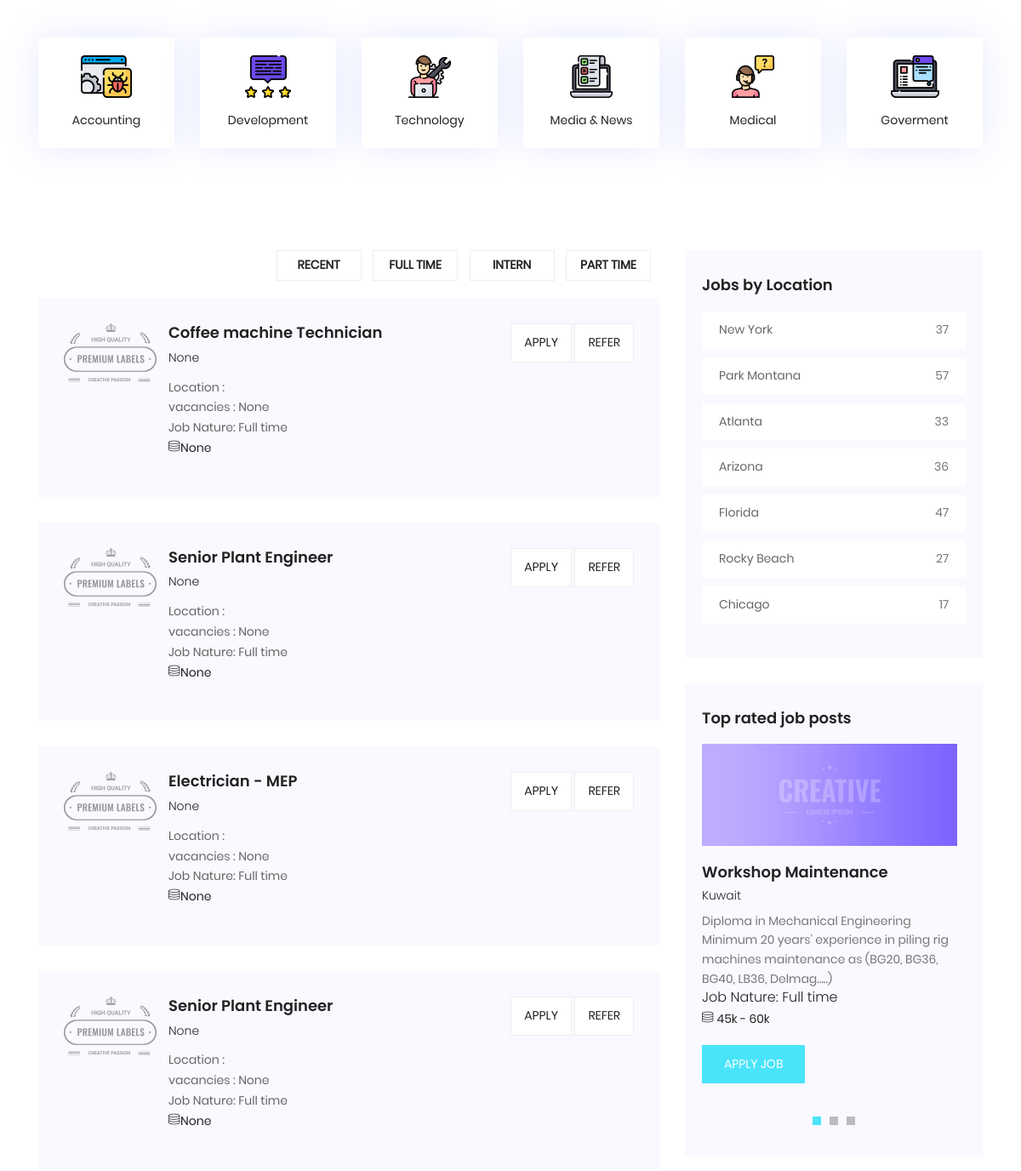
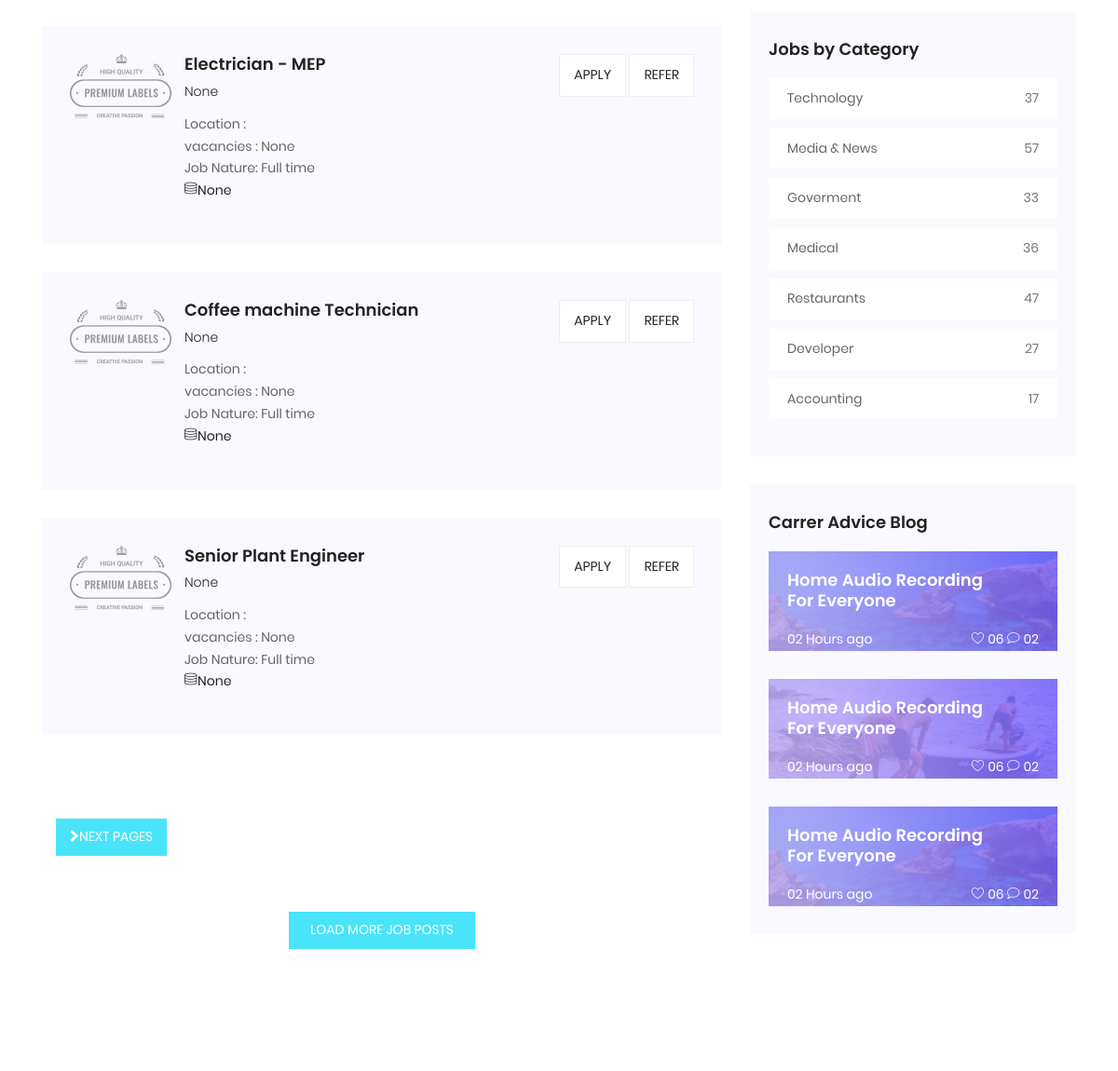
Before: / (middle part) with the older database file (2 pictures, top to bottom).
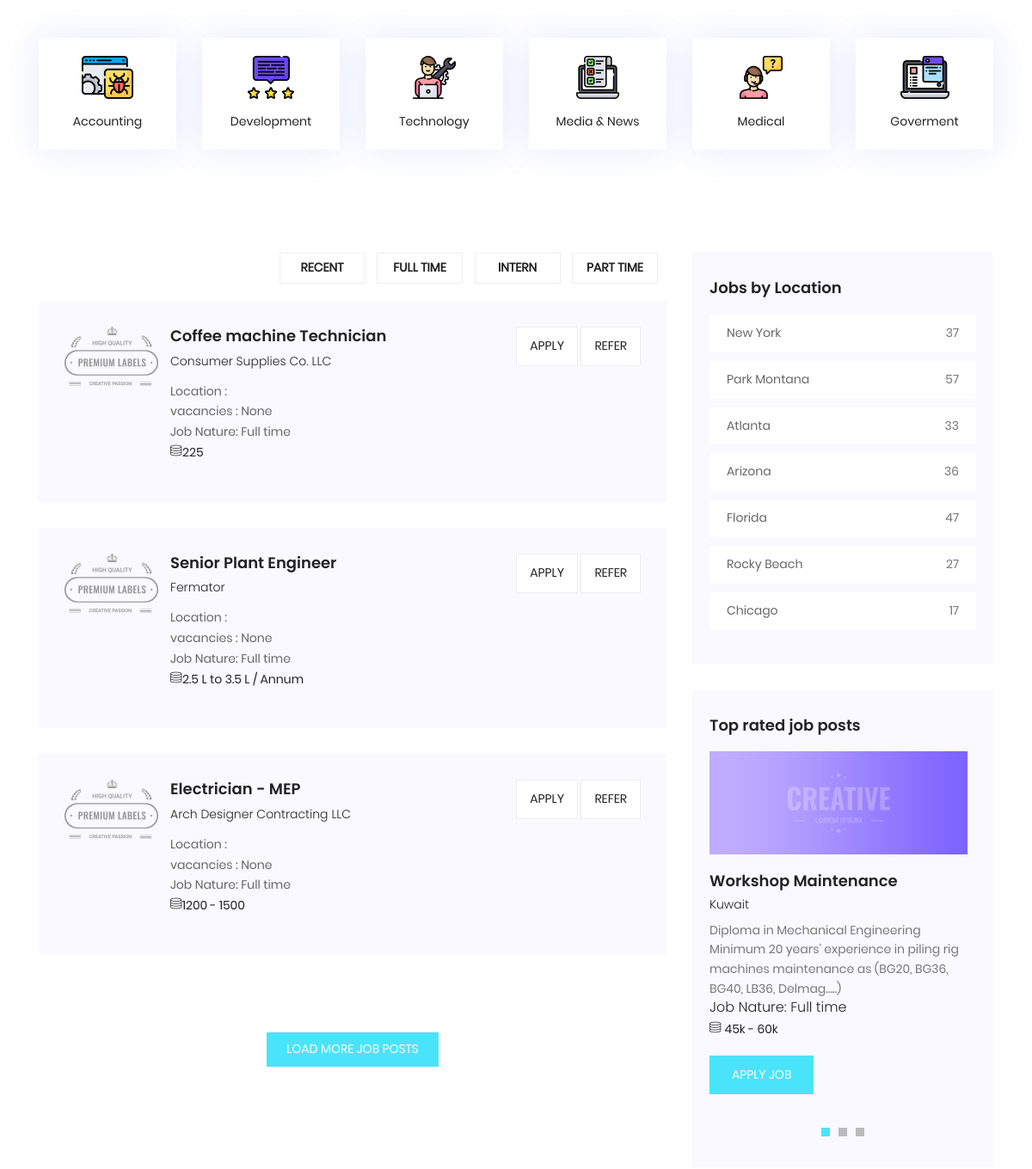
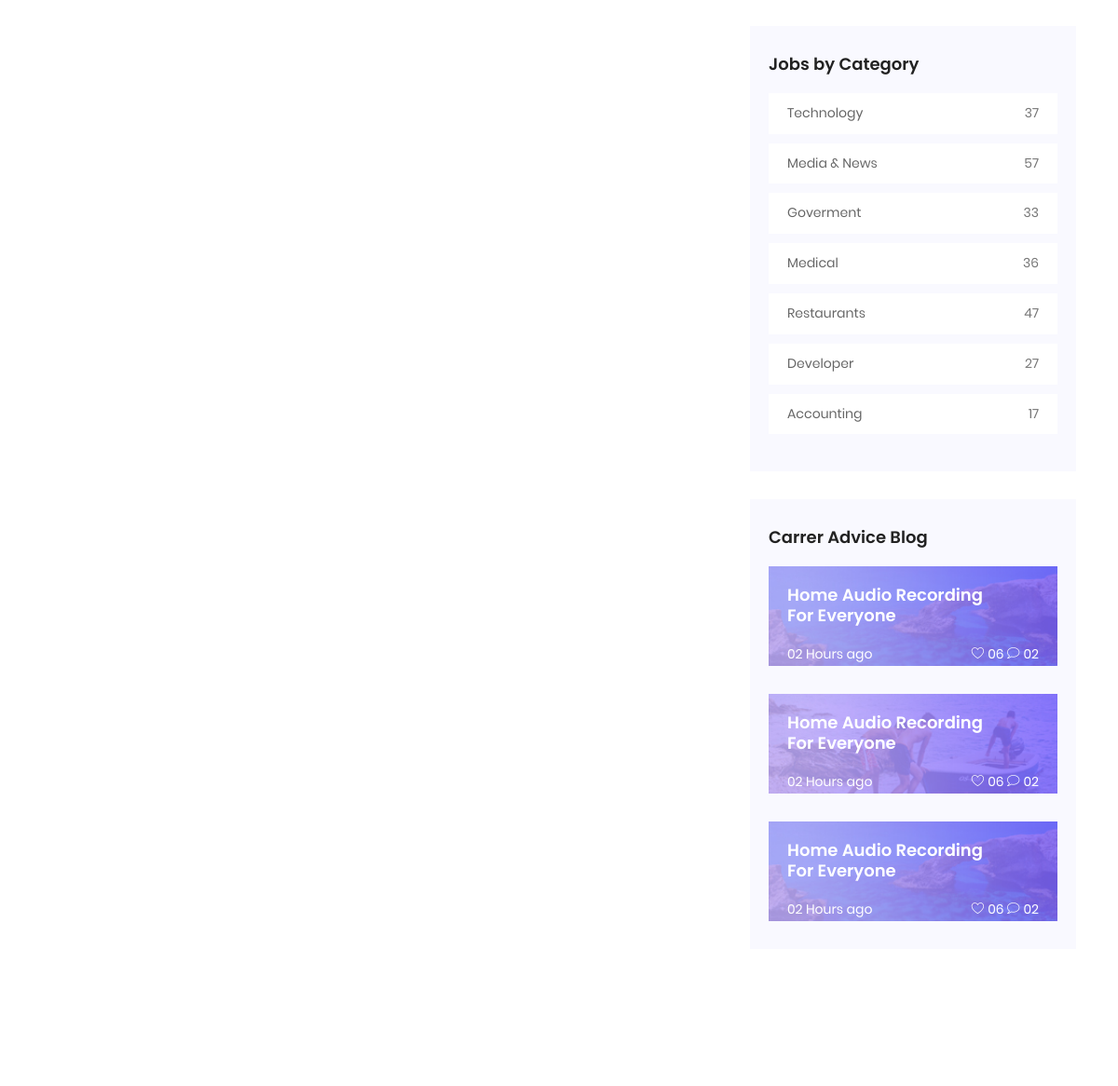
After: the same page with the newer database file (2 pictures, top to bottom).
### apps/job/models.py (models this page shows, shortened)
class Job(models.Model):
    title = models.CharField(max_length=225,blank=True,null=True)
    task_id = models.CharField(max_length=225,blank=True,null=True)
    customer = models.CharField(max_length=225,blank=True,null=True)
    territory = models.CharField(max_length=225,blank=True,null=True)
    status = models.CharField(max_length=225,blank=True,null=True)
    vacancies = models.CharField(max_length=225,blank=True,null=True)
    qualification_type = models.CharField(max_length=225,blank=True,null=True)
    specialization = models.CharField(max_length=225,blank=True,null=True)
    category = models.CharField(max_length=225,blank=True,null=True)
    min_exp = models.FloatField(blank=True,null=True)
    max_exp = models.FloatField(blank=True,null=True)
    gulf_exp = models.FloatField(blank=True,null=True)
    salary_type = models.CharField(max_length=225,blank=True,null=True)
    currency = models.FloatField(blank=True,null=True)
    from_amount = models.FloatField(blank=True,null=True)
    to_amount = models.FloatField(blank=True,null=True)
    amount = models.FloatField(blank=True,null=True)
    description = models.TextField(blank=True, null=True)
    working_hours = models.CharField(max_length=225,blank=True,null=True)
    transportation = models.CharField(max_length=225,blank=True,null=True)
    contract_period_yr = models.IntegerField(blank=True,null=True)
    contract_period_mn = models.IntegerField(blank=True,null=True)
    joining_ticket = models.CharField(max_length=225,blank=True,null=True)
    food = models.CharField(max_length=225,blank=True,null=True)
    accommodation = models.CharField(max_length=225,blank=True,null=True)
    leave = models.CharField(max_length=225,blank=True,null=True)
    visa_type = models.CharField(max_length=225,blank=True,null=True)
    nationality = models.CharField(max_length=225,blank=True,null=True)
    overtime = models.CharField(max_length=225,blank=True,null=True)
    any_other_allowance = models.CharField(max_length=225,blank=True,null=True)
    created_by = models.ForeignKey(User, related_name='jobs', on_delete=models.CASCADE)
    created_at = models.DateTimeField(auto_now_add=True)
    changed_at = models.DateTimeField(auto_now=True)

### apps/core/views.py (the view)
# urls.py: path('',frontpage,name='frontpage'),
def frontpage(request):
    jobs = Job.objects.all()
    p = Paginator(jobs, 7)
    page_no = request.GET.get('page',1)
    try:
        page = p.page(page_no)
    except EmptyPage:
        page = p.page(1)
        jobs_url = "https://myjobpro.teamproit.com/api/resource/Position?fields=[%22job_description%22,%22work_hrs%22,%22contract_period_year%22,%22food%22,%22accommodation%22,%22transportation%22,%22salary_range%22,%22about_client%22,%22name%22,%22specialization%22,%22subject%22,%22status%22,%22country%22,%22min_exp%22,%22max_exp%22,%22salary_currency%22,%22salary_range%22,%22qualification%22]&&filters=[[%22status%22,%22=%22,%22Active%22],[%22web%22,%22=%22,%220%22]]&&limit_page_length=5000"
        response = requests.request("GET", jobs_url)
        byte_str = response.content
        dict_str = byte_str.decode("UTF-8")
        job_response = json.loads(dict_str)
        for j in job_response["data"]:
            a = Job(title =j["subject"],specialization = j["specialization"],salary_type = j["salary_range"],description = j["job_description"],working_hours = j["work_hrs"],contract_period_yr = j["contract_period_year"],food = j["food"],accommodation = j["accommodation"],transportation = j["transportation"],customer = j["about_client"],qualification_type = j["qualification"],task_id = j["name"],territory = j["country"],status = j["status"],min_exp = j["min_exp"],max_exp = j["max_exp"],created_by = request.user)
            a.save()
            job_created = "https://myjobpro.teamproit.com/api/resource/Position/%s"%j["name"]
            requestHeaders = {
                    'Content-Type': 'application/x-www-form-urlencoded',
                    'Accept': 'application/json'
                }
            data = json.dumps({"web":"1"})
            response = requests.request("PUT",job_created,headers=requestHeaders,data = data)
    return render(request, 'core/frontpage.html',{'jobs': page})

### apps/core/templates/core/frontpage.html (shortened to what this page needs)
{% extends 'core/base.html' %}
{% load static %}
{% block content %}
<!DOCTYPE html>
<html lang="zxx" class="no-js">
<head>
  <link rel="stylesheet" href="{% static 'css/linearicons.css' %}">
  <link rel="stylesheet" href="{% static 'css/font-awesome.min.css' %}">
  <link rel="stylesheet" href="{% static 'css/bootstrap.css' %}">
  <link rel="stylesheet" href="{% static 'css/magnific-popup.css' %}">
  <link rel="stylesheet" href="{% static 'css/nice-select.css' %}">
  <link rel="stylesheet" href="{% static 'css/animate.min.css' %}">
  <link rel="stylesheet" href="{% static 'css/owl.carousel.css' %}">
  <link rel="stylesheet" href="{% static 'css/main.css' %}">
</head>
<body>
  <section class="feature-cat-area pt-100" id="category">
    <div class="container">
      <div class="row d-flex justify-content-center">
        <div class="menu-content pb-60 col-lg-10">
        </div>
      </div>
      <div class="row">
        <div class="col-lg-2 col-md-4 col-sm-6">
          <div class="single-fcat">
            <a href="category.html">
              <img src="{% static 'img/o1.png' %}" alt="">
            </a>
            <p>Accounting</p>
          </div>
        </div>
        <div class="col-lg-2 col-md-4 col-sm-6">
          <div class="single-fcat">
            <a href="category.html">
              <img src="{% static 'img/o2.png' %}" alt="">
            </a>
            <p>Development</p>
          </div>
        </div>
        <div class="col-lg-2 col-md-4 col-sm-6">
          <div class="single-fcat">
            <a href="category.html">
              <img src="{% static 'img/o3.png' %}" alt="">
            </a>
            <p>Technology</p>
          </div>
        </div>
        <div class="col-lg-2 col-md-4 col-sm-6">
          <div class="single-fcat">
            <a href="category.html">
              <img src="{% static 'img/o4.png' %}" alt="">
            </a>
            <p>Media & News</p>
          </div>
        </div>
        <div class="col-lg-2 col-md-4 col-sm-6">
          <div class="single-fcat">
            <a href="category.html">
              <img src="{% static 'img/o5.png' %}" alt="">
            </a>
            <p>Medical</p>
          </div>
        </div>
        <div class="col-lg-2 col-md-4 col-sm-6">
          <div class="single-fcat">
            <a href="category.html">
              <img src="{% static 'img/o6.png' %}" alt="">
            </a>
            <p>Goverment</p>
          </div>
        </div>
      </div>
    </div>
  </section>
  <section class="post-area section-gap">
    <div class="container">
      <div class="row justify-content-center d-flex">
        <div class="col-lg-8 post-list">
          <ul class="cat-list">
            <li><a href="#">Recent</a></li>
            <li><a href="#">Full Time</a></li>
            <li><a href="#">Intern</a></li>
            <li><a href="#">part Time</a></li>
          </ul>
          {% for job in jobs %}
          <div class="single-post d-flex flex-row">
            <div class="thumb">
              <img src="{% static 'img/post.png' %}" alt="">
            </div>
            <div class="details">
              <div class="title">
                <div class="titles ">
                  <a href="">
                    <h4>{{job.title}}</h4>
                  </a>
                  <h6>{{job.customer}}</h6>
                  <p>
                    Location : {{job.country}}<br>
                    vacancies : {{job.vacancies}} <br>
                  </p>
                  <p>Job Nature: Full time</p>
                  <p class="address"><span class="lnr lnr-database"></span>{{job.salary_type}}</p>
                </div>
              </div>
            </div>
            <ul class="ml-auto btns">
              <li><a href="{% url 'job_detail' job.id %}">Apply</a></li>
              <button type="button" data-toggle="modal" data-target="#referModal">
                <li><a>Refer</a></li>
              </button>
            </ul>
          </div>
          {% endfor %}
          <div class="container mt-2 d-flex ">
            <div class="column is-10">
              {% if jobs.has_next %}
              <a class="text-uppercase loadmore-btn d-block"
                href="{% url 'frontpage' %}?page={{jobs.next_page_number}}">
                <i class="fa fa-chevron-right"></i>Next Pages</a>
              {% endif %}
            </div>
          </div>
          <a class="text-uppercase loadmore-btn mx-auto d-block" href="category.html">Load More job Posts</a>
        </div>
        <div class="col-lg-4 sidebar">
          <div class="single-slidebar">
            <h4>Jobs by Location</h4>
            <ul class="cat-list">
              <li><a class="justify-content-between d-flex" href="category.html">
                  <p>New York</p><span>37</span>
                </a></li>
              <li><a class="justify-content-between d-flex" href="category.html">
                  <p>Park Montana</p><span>57</span>
                </a></li>
              <li><a class="justify-content-between d-flex" href="category.html">
                  <p>Atlanta</p><span>33</span>
                </a></li>
              <li><a class="justify-content-between d-flex" href="category.html">
                  <p>Arizona</p><span>36</span>
                </a></li>
              <li><a class="justify-content-between d-flex" href="category.html">
                  <p>Florida</p><span>47</span>
                </a></li>
              <li><a class="justify-content-between d-flex" href="category.html">
                  <p>Rocky Beach</p><span>27</span>
                </a></li>
              <li><a class="justify-content-between d-flex" href="category.html">
                  <p>Chicago</p><span>17</span>
                </a></li>
            </ul>
          </div>
          <div class="single-slidebar">
            <h4>Top rated job posts</h4>
            <div class="active-relatedjob-carusel">
              <div class="single-rated">
                <img class="img-fluid" src="{% static 'img/r1.jpg' %}" alt="">
                <a href="single.html">
                  <h4>Workshop Maintenance</h4>
                </a>
                <h6>Kuwait</h6>
                <p>
                <ul>
                  <li>
                    Diploma in Mechanical Engineering
                  </li>
                  <li>
                    Minimum 20 years’ experience in piling rig machines maintenance as (BG20, BG36, BG40, LB36,
                    Delmag…..)
                  </li>
                </ul>
                </p>
                <h5>Job Nature: Full time</h5>
                <p class="address"><span class="lnr lnr-database"></span> 45k - 60k</p>
                <a href="#" class="btns text-uppercase">Apply job</a>
              </div>
            </div>
          </div>
          <div class="single-slidebar">
            <h4>Jobs by Category</h4>
            <ul class="cat-list">
              <li><a class="justify-content-between d-flex" href="category.html">
                  <p>Technology</p><span>37</span>
                </a></li>
              <li><a class="justify-content-between d-flex" href="category.html">
                  <p>Media & News</p><span>57</span>
                </a></li>
              <li><a class="justify-content-between d-flex" href="category.html">
                  <p>Goverment</p><span>33</span>
                </a></li>
              <li><a class="justify-content-between d-flex" href="category.html">
                  <p>Medical</p><span>36</span>
                </a></li>
              <li><a class="justify-content-between d-flex" href="category.html">
                  <p>Restaurants</p><span>47</span>
                </a></li>
              <li><a class="justify-content-between d-flex" href="category.html">
                  <p>Developer</p><span>27</span>
                </a></li>
              <li><a class="justify-content-between d-flex" href="category.html">
                  <p>Accounting</p><span>17</span>
                </a></li>
            </ul>
          </div>
          <div class="single-slidebar">
            <h4>Carrer Advice Blog</h4>
            <div class="blog-list">
              <div class="single-blog " style="background:#000 url(img/blog1.jpg);">
                <a href="single.html">
                  <h4>Home Audio Recording <br>
                    For Everyone</h4>
                </a>
                <div class="meta justify-content-between d-flex">
                  <p>
                    02 Hours ago
                  </p>
                  <p>
                    <span class="lnr lnr-heart"></span>
                    06
                    <span class="lnr lnr-bubble"></span>
                    02
                  </p>
                </div>
              </div>
              <div class="single-blog " style="background:#000 url(img/blog2.jpg);">
                <a href="single.html">
                  <h4>Home Audio Recording <br>
                    For Everyone</h4>
                </a>
                <div class="meta justify-content-between d-flex">
                  <p>
                    02 Hours ago
                  </p>
                  <p>
                    <span class="lnr lnr-heart"></span>
                    06
                    <span class="lnr lnr-bubble"></span>
                    02
                  </p>
                </div>
              </div>
              <div class="single-blog " style="background:#000 url(img/blog1.jpg);">
                <a href="single.html">
                  <h4>Home Audio Recording <br>
                    For Everyone</h4>
                </a>
                <div class="meta justify-content-between d-flex">
                  <p>
                    02 Hours ago
                  </p>
                  <p>
                    <span class="lnr lnr-heart"></span>
                    06
                    <span class="lnr lnr-bubble"></span>
                    02
                  </p>
                </div>
              </div>
            </div>
          </div>
        </div>
      </div>
    </div>
  </section>
</body>
</html>
{% endblock %}

### apps/core/templates/core/base.html (shortened to what this page needs)
<!DOCTYPE html>
<html>
<body>
  {% load static %}
  <section class="section">
    {% block content %}
    {% endblock %}
  </section>
</body>
</html>

Changed rows visible on the page:
removed Job: title "Coffee machine Technician", customer "None", vacancies "None", salary_type "None"
removed Job: title "Senior Plant Engineer", customer "None", vacancies "None", salary_type "None"
removed Job: title "Electrician - MEP", customer "None", vacancies "None", salary_type "None"
removed Job: title "Senior Plant Engineer", customer "None", vacancies "None", salary_type "None"
removed Job: title "Electrician - MEP", customer "None", vacancies "None", salary_type "None"
removed Job: title "Coffee machine Technician", customer "None", vacancies "None", salary_type "None"
removed Job: title "Senior Plant Engineer", customer "None", vacancies "None", salary_type "None"
added Job: title "Coffee machine Technician", customer "Consumer Supplies Co. LLC", vacancies "None", salary_type "225"
added Job: title "Senior Plant Engineer", customer "Fermator", vacancies "None", salary_type "2.5 L to 3.5 L / Annum"
added Job: title "Electrician - MEP", customer "Arch Designer Contracting LLC", vacancies "None", salary_type "1200 - 1500"
Other visible differences:
text no longer shown: "NEXT PAGES"
